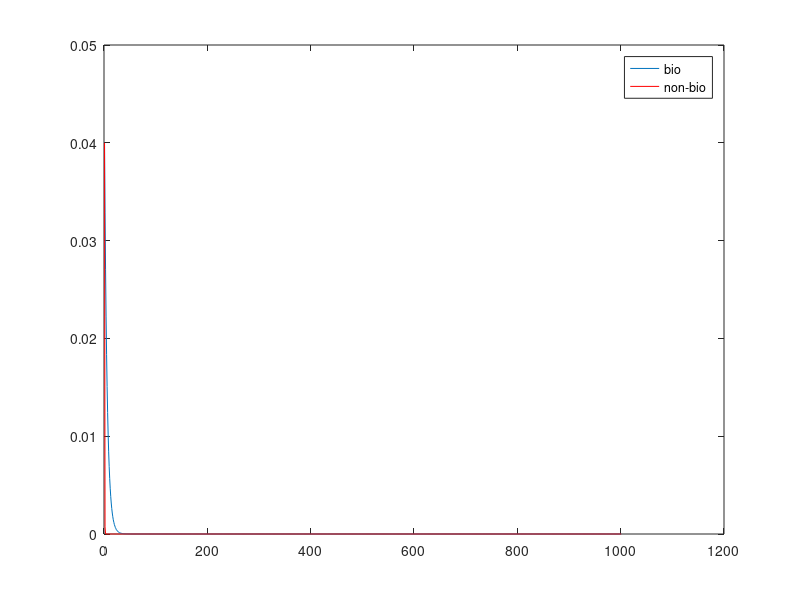

Write the MATLAB code that produced this figure.
format longEng
clear all;
close all

w = 0.01;
C0 = 0.1;
k=0.4;
DC1 = 0.10;
DC2 = 0.0;
por = 0.85;

zbio = 100;
zinf = 100;

a1=(w-sqrt(w^2+4*DC1*k))/(2*DC1);
b1=(w+sqrt(w^2+4*DC1*k))/(2*DC1);
A1= C0; %-(C0*b1*exp(b1*zbio))/(a1*exp(a1*zbio)-b1*exp(b1*zbio));% for C(inf) = 0: C0;
A2 = C0;

a2= -k/w;

Int_bio = k* (A1/a1*exp(a1*zinf)-A1/a1) %k*( (A1*(exp(a1*zinf)/a1 - exp(b1*zinf)/b1)) + C0/b1 * exp(b1*zinf) - (A1*(1/a1 - 1/b1)+ C0/b1)) % for C(inf) = 0:  k* (A1/a1*exp(a1*zinf)-A1/a1)%

Int_nonbio = k*((A2/a2*exp(a2*zinf)) - A2/a2)

for i=1:1:1001
    z = (i-1)/10;
    C(i) = k*(A1*exp(a1*z));
    C2(i) = k*(C0*exp(a2*z));
end

figure
plot(C)
hold on
plot(C2, 'r')
legend('bio', 'non-bio')
hold off

for i=1:100000
    DC1v(i)=1/i;
    a2v(i)=a2;
a1v(i)=(w-sqrt(w^2+4*DC1v(i)*k))/(2*DC1v(i));
end
% c1=a1;
% a1=b1;
% b1=c1;

Fnonbio =C0*(1-por)*w;
C0bio= Fnonbio/((1-por)*(w-DC1*a1));% for C(inf) = 0: 
%C0bio = (Fnonbio + (1-por)*DC1*A1/a1 - (1-por)*DC1*A1/b1)*1/((1-por)*w-(1-por)*DC1/b1);
%N1=b1*exp(b1*zbio)/(a1*exp(a1*zbio)-b1*exp(b1*zbio));
%N2=DC1/(w-DC1/b1);
%N3=(1/a1-1/b1);
%C0bio = Fnonbio/((1-por)*(w-DC1/b1)) * 1/(1+N1*N2*N3);


A1=C0bio; %-(C0bio*b1*exp(b1*zbio))/(a1*exp(a1*zbio)-b1*exp(b1*zbio)); % for C(inf) = 0: C0bio;
Int_bio_new = k* (A1/a1*exp(a1*zinf)-A1/a1) %k*( (A1*(exp(a1*zinf)/a1 - exp(b1*zinf)/b1)) + C0bio/b1 * exp(b1*zinf) - (A1*(1/a1 - 1/b1)+ C0bio/b1)) % for C(inf) = 0:   
